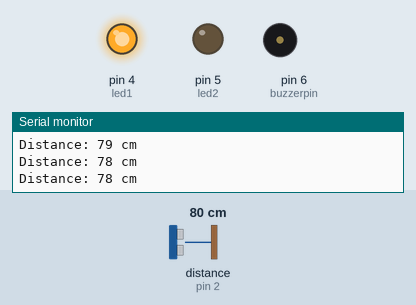
This sketch was run on a simulated Arduino Uno, built with avr-gcc and run on an emulated ATmega328P. Parts: output pins drawn as LEDs (lit = HIGH), buzzer (waves = sounding), the last lines printed to the serial monitor. Wiring (inferred from the names in the program): ultrasonic range finder: trigger pin 3; echo pin 2. The test bench sets the inputs (shaded band); at power-on: distance to the obstacle (sensor on pin 2) 80 cm. The echo pulse lasts 58.3 µs per cm; pins used as bus, display or sensor lines are not drawn.

Above: at 1.2 s.
1.3 s: distance to the obstacle (sensor on pin 2) set to 33 cm
4.3 s: distance to the obstacle (sensor on pin 2) set to 28 cm
At 4.64 s:
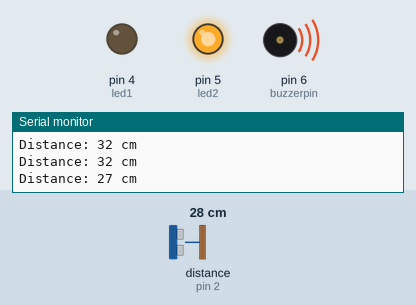
Timing chart, 0 to 13.3 s (numbered marks = the images above; inputs shaded):
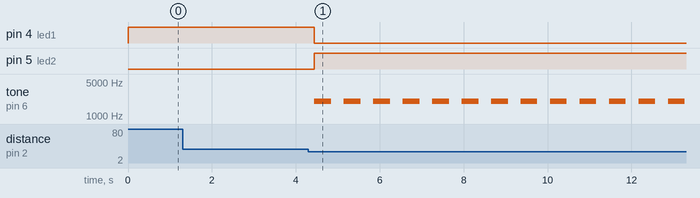

Measured:
- the behaviour switches between 31 and 30 cm on distance to the obstacle (sensor on pin 2) (found by bisection; images 0 and 1)
- after the input at 4.3 s, pin 4 (led1): HIGH → LOW after 0.14 s instead of 9.0 s; pin 5 (led2): LOW → HIGH after 0.14 s; tone on pin 6 (buzzerpin): alternates 2000 Hz for 0.40 s and silent for 0.30 s, starting after 0.14 s

The sketch:

smart_parking.ino
```cpp
// Pin Definitions
const int led1 = 4;   // green LED(parking space free)
const int led2 = 5;  // red LED(parking space occupied)
const int echopin = 2; //Set echopin to read input from sensor
const int trigpin = 3; //to send output pulse for sensor
const int buzzerpin = 6;   // Buzzer pin
const int Threshold= 30;  //30cm threshold
long Duration; // long contains 4 bytes of memory (32-bit)
int Distance; // int contains 2 bytes of memory(16-bit)

void setup() // it runs once when the program starts
{
  pinMode(led1, OUTPUT);
  pinMode(led2, OUTPUT);
  pinMode(echopin, INPUT);
  pinMode(trigpin, OUTPUT);
  pinMode(buzzerpin, OUTPUT);
  Serial.begin(9600);
  Serial.println("starts the ultrasonic sensor detection....");
}

void loop()
{
  // Send ultrasonic pulse
  digitalWrite(trigpin, HIGH);//ON trigpin to send pulse
  delayMicroseconds(10);      // wait for 0.00001 seconds
  digitalWrite(trigpin, LOW); //OFF trigpin to finish pulse

  // Read echo time
  Duration = pulseIn(echopin, HIGH);// waits for the pin to go the specific value and duration is calculated in microseconds

  // Calculate distance (in cm)
  Distance = Duration * 0.034 / 2; // Sound of speed 3.4 m/s (0.034 cm per microsecond)
  Serial.print("Distance: ");
  Serial.print(Distance);
  Serial.println(" cm");

  // Parking logic: adjust thresholds as needed and it represents the minimum distance in cm
  if(Distance < Threshold)
  {
    tone(buzzerpin, 2000); // tone is for generating a sound in 2000 Hz
    digitalWrite(led2, HIGH);
    delay(400);           // 0.0004 seconds
    noTone(buzzerpin);   // stop the buzzer
    delay(300);         //0.0003 seconds
    digitalWrite(led2, LOW);
  }

  else
  {
    digitalWrite(led1, HIGH);
    delay(400); //0.0004 seconds
    digitalWrite(led1, LOW);
  }
}

  
```
